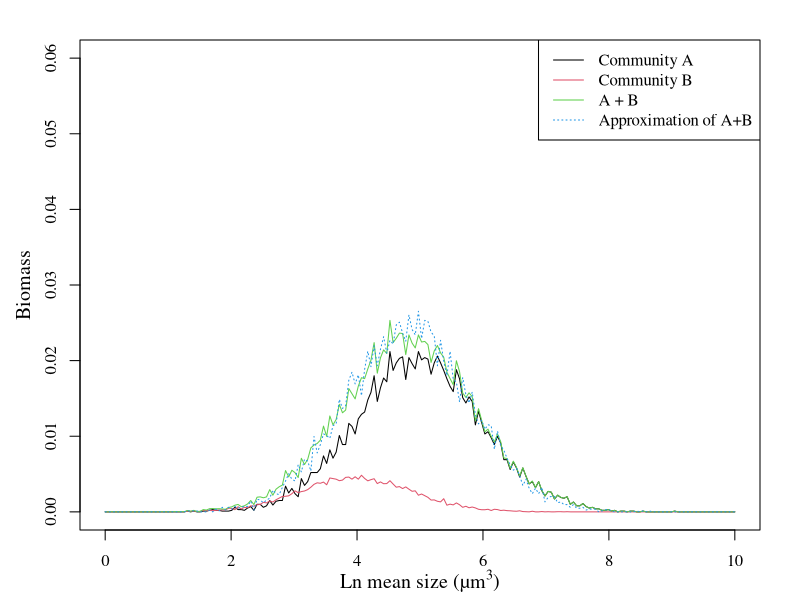

R code for this plot:
setwd('~/Working/Draft/gmd/')
BX    <- 1
muX   <- 5
varX  <- 1
BY    <- .2
muY   <- 4
varY  <- .8
 muZ_e  <- (BX*muX+BY*muY)/(BX+BY)
varZ_e1 <- (BX*varX+BY*varY)/(BX+BY)
varZ_e2 <- (BX**2*varX+BY**2*varY)/(BX**2+BY**2)
#A function that generates the concentrations within each size class
mu=seq(0,10,length.out=200)
dB <- function(B, mean, var, mu=seq(1,20,length.out=100),N=10000){
   M  <- length(mu)
   X  <- rnorm(N, mean=mean, sd = sqrt(var))
   NewX <- numeric(M)
   for (i in 1:M){
       #Count the number of X within one interval:
       NewX[i] <- length(which(X >= mu[i] & X < mu[i+1]))
   }
   NewX <- NewX/N*B
   return(NewX)
}
X    <-  dB(BX, muX, varX, mu) 
Y    <-  dB(BY, muY, varY, mu) 
#Calculate the resultant mean and var:
Z   <- X+Y   #Concentration of Z over the size spectrum
Z_e1 <- dB(BX+BY, muZ_e, varZ_e1, mu) 
Z_e2 <- dB(BX+BY, muZ_e, varZ_e2, mu) 

pdf('moment_transport.pdf',height=4,width=4,paper='a4')
op <- par( font.lab = 1,
             family ="serif",
             mar    = c(3.5,4,2,2),
             mgp    = c(2.3,1,0),
             mfrow  = c(1,1),
             cex.lab= 1.2)

  plot(mu,X,pch=16, type='l',ylim=c(0,.06),
       xlab=expression(paste('Ln mean size ('*µm^3*')')),
       ylab='Biomass')
points(mu,Y,pch=16, type='l',col=2)

points(mu,Z,pch=16, col=3, type='l')
#points(mu,Z_e1,col=4,type='l',lty=3)
points(mu,Z_e2,col=4,type='l',lty=3)
txt=c('Community A','Community B','A + B', 'Approximation of A+B')
legend('topright', txt, col=1:4, lty=c(1,1,1,3) )
dev.off()
#Use a normal distribution curve to fit Z:
NORM <- function(B,mean,VAR,x)  {#B: total conc.
     B*pnorm(mean,mean,VAR)*2/sqrt(2*pi*VAR)*exp(-(x-mean)**2/2/VAR)
}



